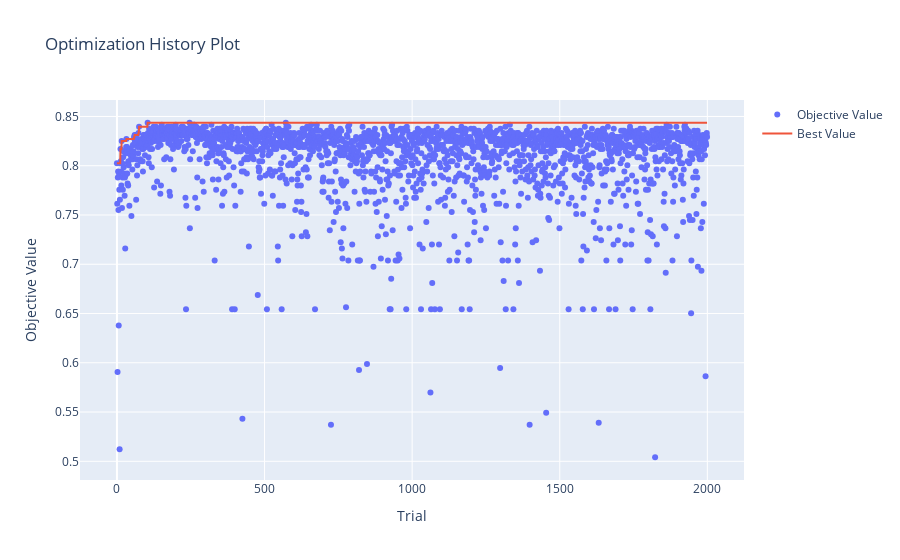

This figure's notebook cell:
### Code cell
if os.path.exists('data/multiple_modelA_tuning.pkl'):
    multiple_modelA_study = joblib.load('data/multiple_modelA_tuning.pkl')

print(f'best acc : {multiple_modelA_study.best_trial.value}\nbest params : {multiple_modelA_study.best_trial.params}')

multiple_modelA = multiple_xgb_model(multiple_modelA_study.best_trial, X_train, X_test, y_trainA, y_testA)
print(classification_report(y_testA, multiple_modelA.predict(X_test)))

optuna.visualization.plot_optimization_history(multiple_modelA_study)

### Figure 1 — Plotly figure (JSON) as saved in the notebook; plotly's stock layout.template omitted (floating-point values rounded to 4 significant figures; data arrays with more than 128 entries replaced by an {"elided": "..."} marker saying what was removed)
{"data": [{"mode": "markers", "name": "Objective Value", "type": "scatter", "x": {"elided": "2000 int values"}, "y": {"elided": "2000 float values"}}, {"name": "Best Value", "type": "scatter", "x": {"elided": "2000 int values"}, "y": {"elided": "2000 float values"}}], "layout": {"title": {"text": "Optimization History Plot"}, "xaxis": {"title": {"text": "Trial"}}, "yaxis": {"title": {"text": "Objective Value"}}}}
